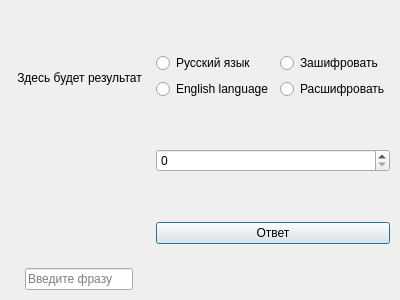
<?xml version="1.0" encoding="UTF-8"?>
<ui version="4.0">
 <class>Dialog</class>
 <widget class="QDialog" name="Dialog">
  <property name="geometry">
   <rect>
    <x>0</x>
    <y>0</y>
    <width>400</width>
    <height>300</height>
   </rect>
  </property>
  <property name="windowTitle">
   <string>Dialog</string>
  </property>
  <widget class="QWidget" name="horizontalLayoutWidget">
   <property name="geometry">
    <rect>
     <x>9</x>
     <y>9</y>
     <width>381</width>
     <height>281</height>
    </rect>
   </property>
   <layout class="QHBoxLayout" name="horizontalLayout">
    <item>
     <layout class="QVBoxLayout" name="verticalLayout_3">
      <item alignment="Qt::AlignHCenter|Qt::AlignVCenter">
       <widget class="QLabel" name="outputLabel">
        <property name="text">
         <string>Здесь будет результат</string>
        </property>
        <property name="alignment">
         <set>Qt::AlignCenter</set>
        </property>
       </widget>
      </item>
      <item alignment="Qt::AlignHCenter|Qt::AlignBottom">
       <widget class="QLineEdit" name="inputData">
        <property name="placeholderText">
         <string>Введите фразу</string>
        </property>
       </widget>
      </item>
     </layout>
    </item>
    <item>
     <layout class="QVBoxLayout" name="verticalLayout_4">
      <property name="spacing">
       <number>6</number>
      </property>
      <item>
       <layout class="QHBoxLayout" name="horizontalLayout_3">
        <item>
         <layout class="QVBoxLayout" name="verticalLayout_11">
          <item>
           <widget class="QRadioButton" name="lang1">
            <property name="text">
             <string>Русский язык</string>
            </property>
           </widget>
          </item>
          <item>
           <widget class="QRadioButton" name="lang2">
            <property name="text">
             <string>English language</string>
            </property>
           </widget>
          </item>
         </layout>
        </item>
        <item>
         <layout class="QVBoxLayout" name="verticalLayout_12">
          <item>
           <widget class="QRadioButton" name="action1">
            <property name="text">
             <string>Зашифровать</string>
            </property>
           </widget>
          </item>
          <item>
           <widget class="QRadioButton" name="action2">
            <property name="text">
             <string>Расшифровать</string>
            </property>
           </widget>
          </item>
         </layout>
        </item>
       </layout>
      </item>
      <item>
       <widget class="QSpinBox" name="spinBox"/>
      </item>
      <item>
       <widget class="QPushButton" name="translateBtn">
        <property name="text">
         <string>Ответ</string>
        </property>
       </widget>
      </item>
     </layout>
    </item>
   </layout>
  </widget>
 </widget>
 <resources/>
 <connections/>
</ui>
